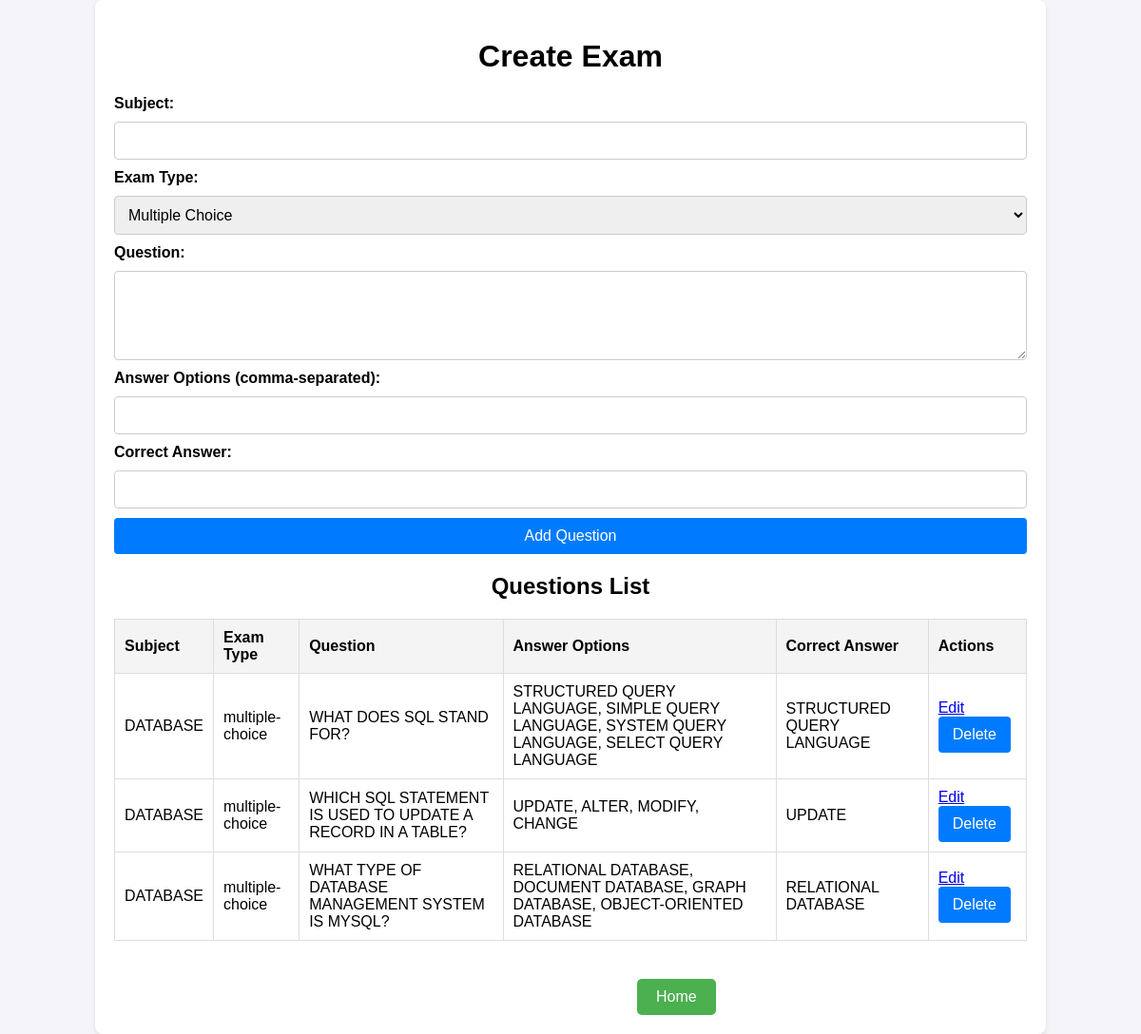
The app's page /admin.php with its own data.
### tables this page shows
CREATE TABLE `questions` (
  `id` int(11) NOT NULL,
  `subject` varchar(255) NOT NULL,
  `exam_type` enum('multiple-choice','form-type') NOT NULL,
  `question` text NOT NULL,
  `answer` text NOT NULL,
  `correct_answer` varchar(255) NOT NULL,
  `exam_id` int(11) NOT NULL
);

### crud.php (called while the page is built, shortened)
<?php
include 'db.php';
function getQuestions()
{
    global $conn;
    $result = $conn->query("SELECT * FROM questions ORDER BY id DESC");
    return $result->fetch_all(MYSQLI_ASSOC);
}
?>

### admin.php (the view, shortened to what this page needs)
<?php
include 'crud.php';
?>
<!DOCTYPE html>
<html lang="en">
<head>
    <link rel="stylesheet" href="assets/admin.css">
</head>
<body>
    <div class="container">
        <h1><?php echo isset($question_to_edit) ? 'Edit Exam Question' : 'Create Exam'; ?></h1>
        <form id="exam-form" method="POST" action="crud.php">
            <label for="subject">Subject:</label>
            <input type="text" id="subject" name="subject" value="<?php echo isset($question_to_edit) ? $question_to_edit['subject'] : ''; ?>" required>
            <label for="exam-type">Exam Type:</label>
            <select id="exam-type" name="exam_type" required>
                <option value="multiple-choice" <?php echo isset($question_to_edit) && $question_to_edit['exam_type'] == 'multiple-choice' ? 'selected' : ''; ?>>Multiple Choice</option>
            </select>
            <label for="question">Question:</label>
            <textarea id="question" name="question" rows="4" required><?php echo isset($question_to_edit) ? $question_to_edit['question'] : ''; ?></textarea>
            <label for="answer">Answer Options (comma-separated):</label>
            <input type="text" id="answer" name="answer" value="<?php echo isset($question_to_edit) ? $question_to_edit['answer'] : ''; ?>" required>
            <label for="correct-answer">Correct Answer:</label>
            <input type="text" id="correct-answer" name="correct_answer" value="<?php echo isset($question_to_edit) ? $question_to_edit['correct_answer'] : ''; ?>" required>
            <button type="submit"><?php echo isset($question_to_edit) ? 'Update Question' : 'Add Question'; ?></button>
        </form>
        <h2>Questions List</h2>
        <table id="questions-table">
            <thead>
                <tr>
                    <th>Subject</th>
                    <th>Exam Type</th>
                    <th>Question</th>
                    <th>Answer Options</th>
                    <th>Correct Answer</th>
                    <th>Actions</th>
                </tr>
            </thead>
            <tbody>
                <?php
                $questions = getQuestions();
                foreach ($questions as $question) {
                    echo "<tr>
                        <td>{$question['subject']}</td>
                        <td>{$question['exam_type']}</td>
                        <td>{$question['question']}</td>
                        <td>{$question['answer']}</td>
                        <td>{$question['correct_answer']}</td>
                        <td>
                            <a href='?edit={$question['id']}'>Edit</a>
                            <form method='POST' action='crud.php' style='display:inline;'>
                                <input type='hidden' name='action' value='delete'>
                                <input type='hidden' name='id' value='{$question['id']}'>
                                <button type='submit'>Delete</button>
                            </form>
                        </td>
                    </tr>";
                }
                ?>
            </tbody>
        </table>
        <a href="dashboard.php" class="button-div">Home</a>
    </div>
</body>
</html>

### assets/admin.css (style rules this page uses)
body { font-family: Arial, sans-serif; margin: 0; padding: 0px; background-color: #f4f4f9; }
.container { width: 80%; margin: auto; padding: 20px; background: #fff; border-radius: 8px; box-shadow: 0 2px 4px rgba(0, 0, 0, 0.1); }
h1, h2 { text-align: center; }
form { display: grid; gap: 10px; margin-bottom: 20px; }
label { font-weight: bold; }
input, textarea, select, button { padding: 10px; font-size: 16px; border: 1px solid #ccc; border-radius: 4px; }
button { background-color: #007bff; color: white; border: none; cursor: pointer; padding: 10px 15px; }
table { width: 100%; border-collapse: collapse; margin-top: 20px; }
th, td { padding: 10px; text-align: left; border: 1px solid #ddd; }
th { background-color: #f4f4f4; }
.button-div { display: inline-block; padding: 10px 20px; background-color: #4CAF50; color: white; text-align: center; border-radius: 5px; font-size: 16px; cursor: pointer; text-decoration: none; margin-left: 550px; margin-top: 40px; }

### records on screen
questions: subject "DATABASE", exam_type "multiple-choice", question "WHAT DOES SQL STAND FOR?", answer "STRUCTURED QUERY LANGUAGE, SIMPLE QUERY LANGUAGE, SYSTEM QUERY LANGUAGE, SELECT QUERY LANGUAGE", correct_answer "STRUCTURED QUERY LANGUAGE"
questions: subject "DATABASE", exam_type "multiple-choice", question "WHICH SQL STATEMENT IS USED TO UPDATE A RECORD IN A TABLE?", answer "UPDATE, ALTER, MODIFY, CHANGE", correct_answer "UPDATE"
questions: subject "DATABASE", exam_type "multiple-choice", question "WHAT TYPE OF DATABASE MANAGEMENT SYSTEM IS MYSQL?", answer "RELATIONAL DATABASE, DOCUMENT DATABASE, GRAPH DATABASE, OBJECT-ORIENTED DATABASE", correct_answer "RELATIONAL DATABASE"
